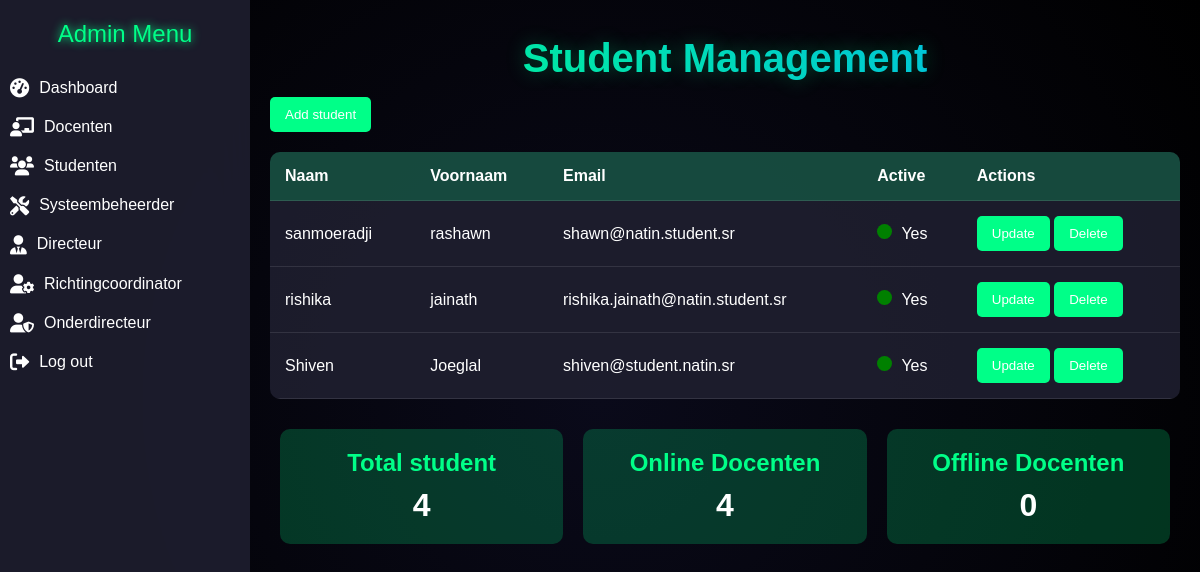
The app's page /studenten-aanwezigheid/admin/admin-studenten.php (signed in) with its own data.
### tables this page shows
CREATE TABLE `tgebruiker` (
  `gebruiker_id` int NOT NULL,
  `email` varchar(255) DEFAULT NULL,
  `password` varchar(255) DEFAULT NULL,
  `persoon_id` int DEFAULT NULL
);

CREATE TABLE `personen` (
  `persoon_id` int NOT NULL,
  `naam` varchar(100) DEFAULT NULL,
  `rol_id` int DEFAULT NULL,
  `voornaam` varchar(255) DEFAULT NULL,
  `geboorte_datum` datetime DEFAULT NULL,
  `active` tinyint(1) DEFAULT '1',
  `klas_id` int DEFAULT NULL
);

### studenten-aanwezigheid/admin/admin-studenten.php (the view, shortened to what this page needs)
<?php
if (isset($_SESSION['gebruiker_id']) && isset($_SESSION['user_name'])) {
    $activePage = 'student';
    include('../login/db_connect.php');
$totalstudentResult = $conn->query("SELECT COUNT(*) as total FROM personen WHERE rol_id = 2");
$totalstudent = $totalstudentResult->fetch_assoc()['total'];
$onlinestudentResult = $conn->query("SELECT COUNT(*) as online FROM personen WHERE rol_id = 2 AND active = 1");
$onlinestudent = $onlinestudentResult->fetch_assoc()['online'];
$offlinestudent = $totalstudent - $onlinestudent;
?>
<!DOCTYPE html>
<html lang="nl">
<head>
    <link rel="stylesheet" href="https://cdnjs.cloudflare.com/ajax/libs/font-awesome/6.0.0/css/all.min.css">
</head>
<body>
<div class="sidebar" id="sidebar">
    <header>Admin Menu</header>
    <a href="admin-dashboard.php" class="<?= ($activePage == 'dashboard') ? 'active' : ''; ?>">
        <i class="fas fa-tachometer-alt"></i>
        <span>Dashboard</span>
    </a>
    <a href="admin-docenten.php" class="<?= ($activePage == 'docenten') ? 'active' : ''; ?>">
        <i class="fas fa-chalkboard-teacher"></i>
        <span>Docenten</span>
    </a>
    <a href="admin-studenten.php" class="<?= ($activePage == 'studenten') ? 'active' : ''; ?>">
        <i class="fas fa-users"></i>
        <span>Studenten</span>
    </a>
    <a href="admin-systeembeheerder.php" class="<?= ($activePage == 'systeembeheerder') ? 'active' : ''; ?>">
        <i class="fas fa-tools"></i>
        <span>Systeembeheerder</span>
    </a>
    <a href="admin-directeur.php" class="<?= ($activePage == 'directeur') ? 'active' : ''; ?>">
        <i class="fas fa-user-tie"></i>
        <span>Directeur</span>
    </a>
    <a href="admin-Richtingcoordinator.php" class="<?= ($activePage == 'Richtingcoordinator') ? 'active' : ''; ?>">
        <i class="fas fa-user-cog"></i>
        <span>Richtingcoordinator</span>
    </a>
    <a href="admin_od.php" class="<?= ($activePage == 'od') ? 'active' : ''; ?>">
        <i class="fas fa-user-shield"></i>
        <span>Onderdirecteur</span>
    </a>
    <a href="../login/logout.php">
        <i class="fas fa-sign-out-alt"></i>
        <span>Log out</span>
    </a>
</div>
        <div class="main-content">
    <h1 class="dashboard-title">Student Management</h1>
        <button class="btn" id="addDocentBtn">Add student</button>
<table>
    <thead>
        <tr>
            <th>Naam</th>
            <th>Voornaam</th>
            <th>Email</th>
            <th>Active</th>
            <th>Actions</th>
        </tr>
    </thead>
    <tbody id="docentTableBody">
    <?php
$result = $conn->query("SELECT p.persoon_id, p.naam, p.voornaam, t.email, t.password, p.active FROM personen p JOIN tgebruiker t ON p.persoon_id = t.persoon_id WHERE p.rol_id = 2");
while ($student = $result->fetch_assoc()) {
    $statusClass = $student['active'] ? 'green' : 'red';
    echo "<tr>
        <td>{$student['naam']}</td>
        <td>{$student['voornaam']}</td>
        <td>{$student['email']}</td>
        <td>
            <span class='light $statusClass'></span> " . ($student['active'] ? 'Yes' : 'No') . "
        </td>
        <td>
            <button class='btn' onclick='openUpdateModal({$student['persoon_id']}, \"{$student['naam']}\", \"{$student['voornaam']}\", \"{$student['email']}\", \"{$student['password']}\", {$student['active']})'>Update</button>
            <form method='POST' style='display:inline;'>
                <input type='hidden' name='delete_id' value='{$student['persoon_id']}'>
                <button type='submit' class='btn' onclick=\"return confirm('Are you sure you want to delete this student?');\">Delete</button>
            </form>
        </td>
    </tr>";
}
?>
    </tbody>
</table>
        <div class="card-container" style="display: flex; justify-content: space-around; margin-top: 20px;">
    <div class="card">
        <h3>Total student</h3>
        <p><?php echo $totalstudent; ?></p>
    </div>
    <div class="card">
        <h3>Online Docenten</h3>
        <p><?php echo $onlinestudent; ?></p>
    </div>
    <div class="card">
        <h3>Offline Docenten</h3>
        <p><?php echo $offlinestudent; ?></p>
    </div>
</div>
</body>
</html>
<?php
} else {
    header("Location: index.php");
    exit();
}
?>

### studenten-aanwezigheid/admin/admin-studenten.php (style rules this page uses)
* { margin: 0; padding: 0; box-sizing: border-box; }
body { font-family: 'Arial', sans-serif; background: radial-gradient(circle, #0a0a1a, #000); color: white; min-height: 100vh; overflow-x: hidden; }
.light { display: inline-block; width: 15px; height: 15px; border-radius: 50%; margin-right: 5px; }
.green { background-color: green; }
.sidebar { width: 250px; height: 100vh; background: rgba(30, 30, 47, 0.9); backdrop-filter: blur(20px); position: fixed; top: 0; left: 0; z-index: 1000; transition: transform 0.3s ease; }
.sidebar header { text-align: center; font-size: 1.5rem; color: #00ff88; padding: 20px; text-shadow: 0 0 10px #00ff88; }
.sidebar a { color: white; text-decoration: none; display: flex; align-items: center; gap: 10px; padding: 10px; border-radius: 10px; transition: background 0.3s ease, transform 0.3s ease; }
.sidebar a i { font-size: 1.2rem; }
.main-content { margin-left: 250px; padding: 20px; transition: margin 0.3s ease; }
.dashboard-title { text-align: center; margin: 1rem 0; font-size: clamp(1.5rem, 5vw, 2.5rem); background: linear-gradient(45deg, #00ff88, #00aaff); -webkit-background-clip: text; -webkit-text-fill-color: transparent; text-shadow: 0 0 20px rgba(0, 255, 136, 0.3); }
table { width: 100%; border-collapse: collapse; margin-top: 20px; background: rgba(30, 30, 47, 0.9); border-radius: 10px; overflow: hidden; }
th, td { padding: 15px; text-align: left; border-bottom: 1px solid rgba(255, 255, 255, 0.1); }
th { background: rgba(0, 255, 136, 0.2); }
.btn { background: #00ff88; color: white; border: none; padding: 10px 15px; border-radius: 5px; cursor: pointer; transition: background 0.3s ease; }
.card-container { display: flex; justify-content: space-around; margin-top: 20px; }
.card { background: rgba(0, 255, 136, 0.2); padding: 20px; border-radius: 10px; flex: 1; margin: 10px; text-align: center; animation: glow 1.5s infinite alternate; }
.card h3 { font-size: 1.5rem; margin-bottom: 10px; color: #00ff88; }
.card p { font-size: 2rem; font-weight: bold; color: white; }

### records on screen
tgebruiker: persoon.naam "sanmoeradji", persoon.voornaam "rashawn", email "shawn@natin.student.sr"
tgebruiker: persoon.naam "rishika", persoon.voornaam "jainath", email "rishika.jainath@natin.student.sr"
tgebruiker: persoon.naam "Shiven", persoon.voornaam "Joeglal", email "shiven@student.natin.sr"

### other values on screen
$totalstudent "4"
$onlinestudent "4"
$offlinestudent "0"
